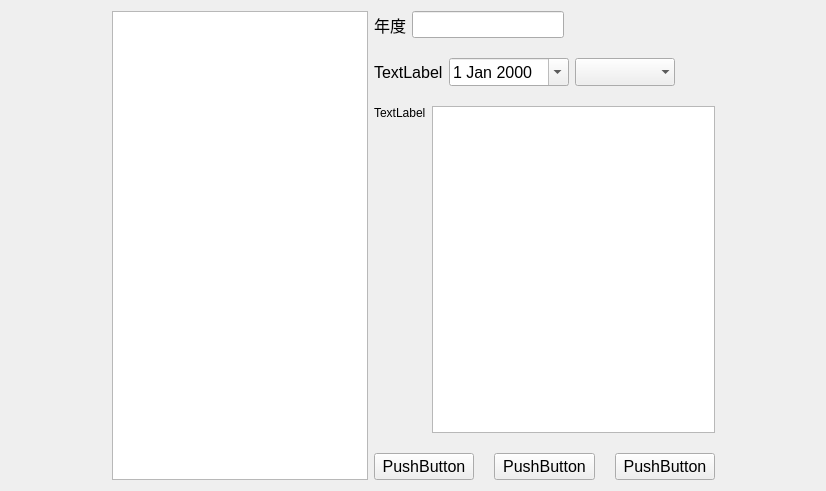
<?xml version="1.0" encoding="UTF-8"?>
<ui version="4.0">
 <class>ParaMgrHoliday</class>
 <widget class="QWidget" name="ParaMgrHoliday">
  <property name="geometry">
   <rect>
    <x>0</x>
    <y>0</y>
    <width>826</width>
    <height>491</height>
   </rect>
  </property>
  <property name="windowTitle">
   <string>ParaMgrHoliday</string>
  </property>
  <layout class="QGridLayout" name="gridLayout">
   <item row="0" column="0">
    <spacer name="horizontalSpacer">
     <property name="orientation">
      <enum>Qt::Horizontal</enum>
     </property>
     <property name="sizeHint" stdset="0">
      <size>
       <width>40</width>
       <height>20</height>
      </size>
     </property>
    </spacer>
   </item>
   <item row="0" column="2">
    <spacer name="horizontalSpacer_2">
     <property name="orientation">
      <enum>Qt::Horizontal</enum>
     </property>
     <property name="sizeHint" stdset="0">
      <size>
       <width>40</width>
       <height>20</height>
      </size>
     </property>
    </spacer>
   </item>
   <item row="0" column="1">
    <layout class="QHBoxLayout" name="horizontalLayout_5">
     <item>
      <widget class="QTreeView" name="treeView">
       <property name="palette">
        <palette>
         <active>
          <colorrole role="AlternateBase">
           <brush brushstyle="SolidPattern">
            <color alpha="255">
             <red>255</red>
             <green>0</green>
             <blue>0</blue>
            </color>
           </brush>
          </colorrole>
         </active>
         <inactive>
          <colorrole role="AlternateBase">
           <brush brushstyle="SolidPattern">
            <color alpha="255">
             <red>255</red>
             <green>0</green>
             <blue>0</blue>
            </color>
           </brush>
          </colorrole>
         </inactive>
         <disabled>
          <colorrole role="AlternateBase">
           <brush brushstyle="SolidPattern">
            <color alpha="255">
             <red>255</red>
             <green>0</green>
             <blue>0</blue>
            </color>
           </brush>
          </colorrole>
         </disabled>
        </palette>
       </property>
       <property name="font">
        <font>
         <pointsize>12</pointsize>
        </font>
       </property>
       <property name="horizontalScrollBarPolicy">
        <enum>Qt::ScrollBarAsNeeded</enum>
       </property>
       <property name="editTriggers">
        <set>QAbstractItemView::NoEditTriggers</set>
       </property>
       <property name="alternatingRowColors">
        <bool>true</bool>
       </property>
       <property name="animated">
        <bool>true</bool>
       </property>
       <property name="wordWrap">
        <bool>true</bool>
       </property>
      </widget>
     </item>
     <item>
      <layout class="QVBoxLayout" name="verticalLayout_2">
       <property name="spacing">
        <number>20</number>
       </property>
       <item>
        <layout class="QHBoxLayout" name="horizontalLayout">
         <item>
          <widget class="QLabel" name="label_year">
           <property name="font">
            <font>
             <pointsize>12</pointsize>
            </font>
           </property>
           <property name="text">
            <string>年度</string>
           </property>
          </widget>
         </item>
         <item>
          <widget class="QLineEdit" name="lineEdit_year">
           <property name="font">
            <font>
             <pointsize>12</pointsize>
            </font>
           </property>
          </widget>
         </item>
         <item>
          <spacer name="horizontalSpacer_4">
           <property name="orientation">
            <enum>Qt::Horizontal</enum>
           </property>
           <property name="sizeHint" stdset="0">
            <size>
             <width>40</width>
             <height>20</height>
            </size>
           </property>
          </spacer>
         </item>
        </layout>
       </item>
       <item>
        <layout class="QHBoxLayout" name="horizontalLayout_4">
         <item>
          <widget class="QLabel" name="label_date">
           <property name="font">
            <font>
             <pointsize>12</pointsize>
            </font>
           </property>
           <property name="text">
            <string>TextLabel</string>
           </property>
          </widget>
         </item>
         <item>
          <widget class="QDateEdit" name="dateEdit">
           <property name="sizePolicy">
            <sizepolicy hsizetype="Preferred" vsizetype="Preferred">
             <horstretch>0</horstretch>
             <verstretch>0</verstretch>
            </sizepolicy>
           </property>
           <property name="minimumSize">
            <size>
             <width>120</width>
             <height>0</height>
            </size>
           </property>
           <property name="font">
            <font>
             <pointsize>12</pointsize>
            </font>
           </property>
           <property name="calendarPopup">
            <bool>true</bool>
           </property>
          </widget>
         </item>
         <item>
          <widget class="QComboBox" name="comboBox">
           <property name="sizePolicy">
            <sizepolicy hsizetype="Preferred" vsizetype="Preferred">
             <horstretch>0</horstretch>
             <verstretch>0</verstretch>
            </sizepolicy>
           </property>
           <property name="minimumSize">
            <size>
             <width>100</width>
             <height>0</height>
            </size>
           </property>
           <property name="font">
            <font>
             <pointsize>12</pointsize>
            </font>
           </property>
           <property name="sizeAdjustPolicy">
            <enum>QComboBox::AdjustToContentsOnFirstShow</enum>
           </property>
           <property name="frame">
            <bool>false</bool>
           </property>
           <property name="modelColumn">
            <number>0</number>
           </property>
          </widget>
         </item>
         <item>
          <spacer name="horizontalSpacer_3">
           <property name="orientation">
            <enum>Qt::Horizontal</enum>
           </property>
           <property name="sizeHint" stdset="0">
            <size>
             <width>40</width>
             <height>20</height>
            </size>
           </property>
          </spacer>
         </item>
        </layout>
       </item>
       <item>
        <layout class="QHBoxLayout" name="horizontalLayout_3">
         <item>
          <layout class="QVBoxLayout" name="verticalLayout">
           <item>
            <widget class="QLabel" name="label_def">
             <property name="text">
              <string>TextLabel</string>
             </property>
            </widget>
           </item>
           <item>
            <spacer name="verticalSpacer">
             <property name="orientation">
              <enum>Qt::Vertical</enum>
             </property>
             <property name="sizeHint" stdset="0">
              <size>
               <width>20</width>
               <height>40</height>
              </size>
             </property>
            </spacer>
           </item>
          </layout>
         </item>
         <item>
          <widget class="QTextEdit" name="textEdit_def"/>
         </item>
        </layout>
       </item>
       <item>
        <layout class="QHBoxLayout" name="horizontalLayout_2">
         <property name="spacing">
          <number>20</number>
         </property>
         <item>
          <widget class="QPushButton" name="pushButton_add">
           <property name="font">
            <font>
             <pointsize>12</pointsize>
            </font>
           </property>
           <property name="text">
            <string>PushButton</string>
           </property>
          </widget>
         </item>
         <item>
          <widget class="QPushButton" name="pushButton_modify">
           <property name="font">
            <font>
             <pointsize>12</pointsize>
            </font>
           </property>
           <property name="text">
            <string>PushButton</string>
           </property>
          </widget>
         </item>
         <item>
          <widget class="QPushButton" name="pushButton_delete">
           <property name="font">
            <font>
             <pointsize>12</pointsize>
            </font>
           </property>
           <property name="text">
            <string>PushButton</string>
           </property>
          </widget>
         </item>
        </layout>
       </item>
      </layout>
     </item>
    </layout>
   </item>
  </layout>
 </widget>
 <layoutdefault spacing="6" margin="11"/>
 <resources/>
 <connections/>
</ui>
